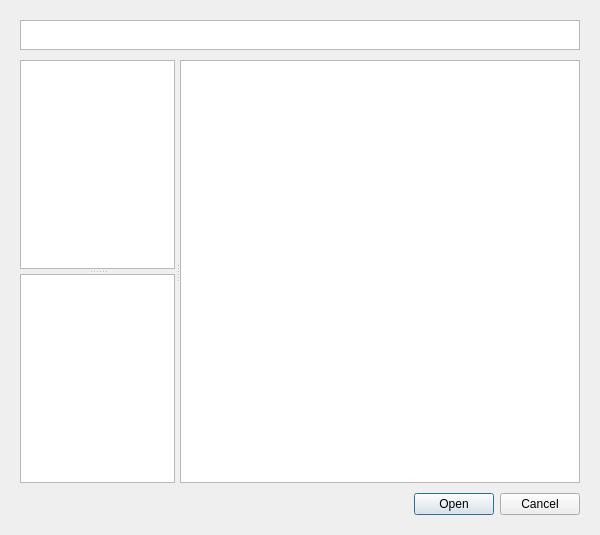
<?xml version="1.0" encoding="UTF-8"?>
<ui version="4.0">
 <class>LoadFileDialogWindow</class>
 <widget class="QDialog" name="LoadFileDialogWindow">
  <property name="geometry">
   <rect>
    <x>0</x>
    <y>0</y>
    <width>600</width>
    <height>535</height>
   </rect>
  </property>
  <property name="sizePolicy">
   <sizepolicy hsizetype="MinimumExpanding" vsizetype="MinimumExpanding">
    <horstretch>0</horstretch>
    <verstretch>0</verstretch>
   </sizepolicy>
  </property>
  <property name="minimumSize">
   <size>
    <width>600</width>
    <height>500</height>
   </size>
  </property>
  <property name="windowTitle">
   <string>Load File</string>
  </property>
  <layout class="QGridLayout" name="gridLayout">
   <property name="leftMargin">
    <number>10</number>
   </property>
   <property name="topMargin">
    <number>10</number>
   </property>
   <property name="rightMargin">
    <number>10</number>
   </property>
   <property name="bottomMargin">
    <number>10</number>
   </property>
   <property name="spacing">
    <number>0</number>
   </property>
   <item row="0" column="0">
    <layout class="QVBoxLayout" name="verticalLayout">
     <property name="spacing">
      <number>10</number>
     </property>
     <property name="leftMargin">
      <number>10</number>
     </property>
     <property name="topMargin">
      <number>10</number>
     </property>
     <property name="rightMargin">
      <number>10</number>
     </property>
     <property name="bottomMargin">
      <number>10</number>
     </property>
     <item>
      <widget class="QFrame" name="frame">
       <property name="sizePolicy">
        <sizepolicy hsizetype="MinimumExpanding" vsizetype="Fixed">
         <horstretch>0</horstretch>
         <verstretch>0</verstretch>
        </sizepolicy>
       </property>
       <property name="minimumSize">
        <size>
         <width>0</width>
         <height>20</height>
        </size>
       </property>
       <property name="maximumSize">
        <size>
         <width>16777215</width>
         <height>30</height>
        </size>
       </property>
       <property name="frameShape">
        <enum>QFrame::NoFrame</enum>
       </property>
       <property name="frameShadow">
        <enum>QFrame::Plain</enum>
       </property>
       <layout class="QHBoxLayout" name="horizontalLayout">
        <property name="spacing">
         <number>10</number>
        </property>
        <property name="leftMargin">
         <number>0</number>
        </property>
        <property name="topMargin">
         <number>0</number>
        </property>
        <property name="rightMargin">
         <number>0</number>
        </property>
        <property name="bottomMargin">
         <number>0</number>
        </property>
        <item>
         <widget class="QPlainTextEdit" name="filepath">
          <property name="sizePolicy">
           <sizepolicy hsizetype="MinimumExpanding" vsizetype="Minimum">
            <horstretch>0</horstretch>
            <verstretch>0</verstretch>
           </sizepolicy>
          </property>
          <property name="minimumSize">
           <size>
            <width>400</width>
            <height>20</height>
           </size>
          </property>
          <property name="maximumSize">
           <size>
            <width>16777215</width>
            <height>50</height>
           </size>
          </property>
         </widget>
        </item>
       </layout>
      </widget>
     </item>
     <item>
      <widget class="QSplitter" name="splitter_2">
       <property name="sizePolicy">
        <sizepolicy hsizetype="MinimumExpanding" vsizetype="MinimumExpanding">
         <horstretch>0</horstretch>
         <verstretch>0</verstretch>
        </sizepolicy>
       </property>
       <property name="orientation">
        <enum>Qt::Horizontal</enum>
       </property>
       <property name="handleWidth">
        <number>5</number>
       </property>
       <widget class="QSplitter" name="splitter">
        <property name="sizePolicy">
         <sizepolicy hsizetype="Preferred" vsizetype="MinimumExpanding">
          <horstretch>0</horstretch>
          <verstretch>0</verstretch>
         </sizepolicy>
        </property>
        <property name="minimumSize">
         <size>
          <width>100</width>
          <height>0</height>
         </size>
        </property>
        <property name="maximumSize">
         <size>
          <width>200</width>
          <height>16777215</height>
         </size>
        </property>
        <property name="orientation">
         <enum>Qt::Vertical</enum>
        </property>
        <property name="handleWidth">
         <number>5</number>
        </property>
        <widget class="QListWidget" name="listWidget">
         <property name="sizePolicy">
          <sizepolicy hsizetype="Minimum" vsizetype="MinimumExpanding">
           <horstretch>0</horstretch>
           <verstretch>0</verstretch>
          </sizepolicy>
         </property>
         <property name="minimumSize">
          <size>
           <width>100</width>
           <height>0</height>
          </size>
         </property>
         <property name="maximumSize">
          <size>
           <width>200</width>
           <height>16777215</height>
          </size>
         </property>
        </widget>
        <widget class="QListView" name="listView">
         <property name="sizePolicy">
          <sizepolicy hsizetype="Minimum" vsizetype="MinimumExpanding">
           <horstretch>0</horstretch>
           <verstretch>0</verstretch>
          </sizepolicy>
         </property>
         <property name="minimumSize">
          <size>
           <width>100</width>
           <height>0</height>
          </size>
         </property>
         <property name="maximumSize">
          <size>
           <width>200</width>
           <height>16777215</height>
          </size>
         </property>
        </widget>
       </widget>
       <widget class="QTreeView" name="directories">
        <property name="sizePolicy">
         <sizepolicy hsizetype="Minimum" vsizetype="MinimumExpanding">
          <horstretch>0</horstretch>
          <verstretch>0</verstretch>
         </sizepolicy>
        </property>
        <property name="minimumSize">
         <size>
          <width>400</width>
          <height>400</height>
         </size>
        </property>
        <property name="maximumSize">
         <size>
          <width>16777215</width>
          <height>16777215</height>
         </size>
        </property>
        <property name="dragEnabled">
         <bool>true</bool>
        </property>
        <property name="animated">
         <bool>true</bool>
        </property>
        <attribute name="headerCascadingSectionResizes">
         <bool>false</bool>
        </attribute>
        <attribute name="headerDefaultSectionSize">
         <number>200</number>
        </attribute>
        <attribute name="headerStretchLastSection">
         <bool>true</bool>
        </attribute>
       </widget>
      </widget>
     </item>
     <item>
      <widget class="QDialogButtonBox" name="buttonBox">
       <property name="layoutDirection">
        <enum>Qt::LeftToRight</enum>
       </property>
       <property name="orientation">
        <enum>Qt::Horizontal</enum>
       </property>
       <property name="standardButtons">
        <set>QDialogButtonBox::Cancel|QDialogButtonBox::Open</set>
       </property>
      </widget>
     </item>
    </layout>
   </item>
  </layout>
 </widget>
 <resources/>
 <connections>
  <connection>
   <sender>buttonBox</sender>
   <signal>accepted()</signal>
   <receiver>LoadFileDialogWindow</receiver>
   <slot>openFileButton()</slot>
   <hints>
    <hint type="sourcelabel">
     <x>299</x>
     <y>502</y>
    </hint>
    <hint type="destinationlabel">
     <x>299</x>
     <y>267</y>
    </hint>
   </hints>
  </connection>
  <connection>
   <sender>buttonBox</sender>
   <signal>rejected()</signal>
   <receiver>LoadFileDialogWindow</receiver>
   <slot>close()</slot>
   <hints>
    <hint type="sourcelabel">
     <x>299</x>
     <y>502</y>
    </hint>
    <hint type="destinationlabel">
     <x>299</x>
     <y>267</y>
    </hint>
   </hints>
  </connection>
  <connection>
   <sender>directories</sender>
   <signal>clicked(QModelIndex)</signal>
   <receiver>LoadFileDialogWindow</receiver>
   <slot>onDirListClick(QModelIndex)</slot>
   <hints>
    <hint type="sourcelabel">
     <x>379</x>
     <y>269</y>
    </hint>
    <hint type="destinationlabel">
     <x>299</x>
     <y>267</y>
    </hint>
   </hints>
  </connection>
 </connections>
 <slots>
  <signal>newProjectLoaded(Project::IProject*)</signal>
  <slot>openFileButton()</slot>
  <slot>upButton()</slot>
  <slot>onDirListClick(QModelIndex)</slot>
 </slots>
</ui>
